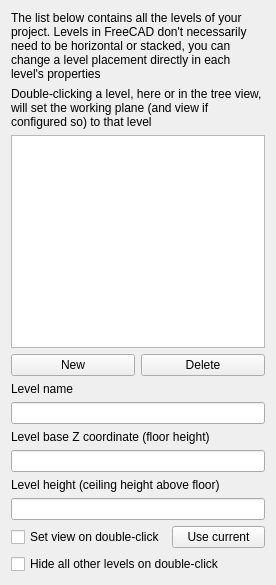
<?xml version="1.0" encoding="UTF-8"?>
<ui version="4.0">
 <class>Form</class>
 <widget class="QWidget" name="Form">
  <property name="geometry">
   <rect>
    <x>0</x>
    <y>0</y>
    <width>276</width>
    <height>585</height>
   </rect>
  </property>
  <property name="windowTitle">
   <string>Levels manager</string>
  </property>
  <layout class="QVBoxLayout" name="verticalLayout">
   <item>
    <widget class="QLabel" name="label">
     <property name="text">
      <string>The list below contains all the levels of your project. Levels in FreeCAD don't necessarily need to be horizontal or stacked, you can change a level placement directly in each level's properties</string>
     </property>
     <property name="wordWrap">
      <bool>true</bool>
     </property>
    </widget>
   </item>
   <item>
    <widget class="QLabel" name="label_5">
     <property name="text">
      <string>Double-clicking a level, here or in the tree view, will set the working plane (and view if configured so) to that level</string>
     </property>
     <property name="wordWrap">
      <bool>true</bool>
     </property>
    </widget>
   </item>
   <item>
    <widget class="QTreeWidget" name="levels">
     <property name="selectionMode">
      <enum>QAbstractItemView::SingleSelection</enum>
     </property>
     <property name="allColumnsShowFocus">
      <bool>false</bool>
     </property>
     <property name="wordWrap">
      <bool>true</bool>
     </property>
     <property name="columnCount">
      <number>2</number>
     </property>
     <attribute name="headerVisible">
      <bool>false</bool>
     </attribute>
     <attribute name="headerCascadingSectionResizes">
      <bool>true</bool>
     </attribute>
     <attribute name="headerDefaultSectionSize">
      <number>100</number>
     </attribute>
     <attribute name="headerStretchLastSection">
      <bool>false</bool>
     </attribute>
     <column>
      <property name="text">
       <string>Level</string>
      </property>
     </column>
     <column>
      <property name="text">
       <string>Height</string>
      </property>
     </column>
    </widget>
   </item>
   <item>
    <layout class="QHBoxLayout" name="horizontalLayout">
     <item>
      <widget class="QPushButton" name="buttonAdd">
       <property name="toolTip">
        <string>Add a new level using the values entered below</string>
       </property>
       <property name="text">
        <string>New</string>
       </property>
       <property name="icon">
        <iconset theme="add">
         <normaloff/>
        </iconset>
       </property>
      </widget>
     </item>
     <item>
      <widget class="QPushButton" name="buttonDelete">
       <property name="toolTip">
        <string>Deletes all selected levels</string>
       </property>
       <property name="text">
        <string>Delete</string>
       </property>
       <property name="icon">
        <iconset theme="cancel">
         <normaloff/>
        </iconset>
       </property>
      </widget>
     </item>
    </layout>
   </item>
   <item>
    <widget class="QLabel" name="label_2">
     <property name="text">
      <string>Level name</string>
     </property>
    </widget>
   </item>
   <item>
    <widget class="QLineEdit" name="levelName">
     <property name="toolTip">
      <string>A name for this level</string>
     </property>
    </widget>
   </item>
   <item>
    <widget class="QLabel" name="label_3">
     <property name="text">
      <string>Level base Z coordinate (floor height)</string>
     </property>
    </widget>
   </item>
   <item>
    <widget class="Gui::InputField" name="levelCoord">
     <property name="toolTip">
      <string>The base height of this level, that is, the vertical distance between this floor and the ground plane</string>
     </property>
     <property name="unit" stdset="0">
      <string notr="true"/>
     </property>
    </widget>
   </item>
   <item>
    <widget class="QLabel" name="label_4">
     <property name="text">
      <string>Level height (ceiling height above floor)</string>
     </property>
    </widget>
   </item>
   <item>
    <widget class="Gui::InputField" name="levelHeight">
     <property name="toolTip">
      <string>The height between the floor and the ceiling of this level</string>
     </property>
     <property name="unit" stdset="0">
      <string notr="true"/>
     </property>
    </widget>
   </item>
   <item>
    <layout class="QHBoxLayout" name="horizontalLayout_2">
     <item>
      <widget class="QCheckBox" name="restoreView">
       <property name="toolTip">
        <string>Check this to make the level adopt a stored view angle when double-clicked</string>
       </property>
       <property name="text">
        <string>Set view on double-click</string>
       </property>
      </widget>
     </item>
     <item>
      <widget class="QPushButton" name="buttonStore">
       <property name="toolTip">
        <string>Stores the current view angle to the selected levels</string>
       </property>
       <property name="text">
        <string>Use current</string>
       </property>
      </widget>
     </item>
    </layout>
   </item>
   <item>
    <widget class="QCheckBox" name="restoreState">
     <property name="toolTip">
      <string>Check this to make this level hide all other levels when double-clicked</string>
     </property>
     <property name="text">
      <string>Hide all other levels on double-click</string>
     </property>
    </widget>
   </item>
  </layout>
 </widget>
 <customwidgets>
  <customwidget>
   <class>Gui::InputField</class>
   <extends>QLineEdit</extends>
   <header>Gui/InputField.h</header>
  </customwidget>
 </customwidgets>
 <resources/>
 <connections/>
</ui>
